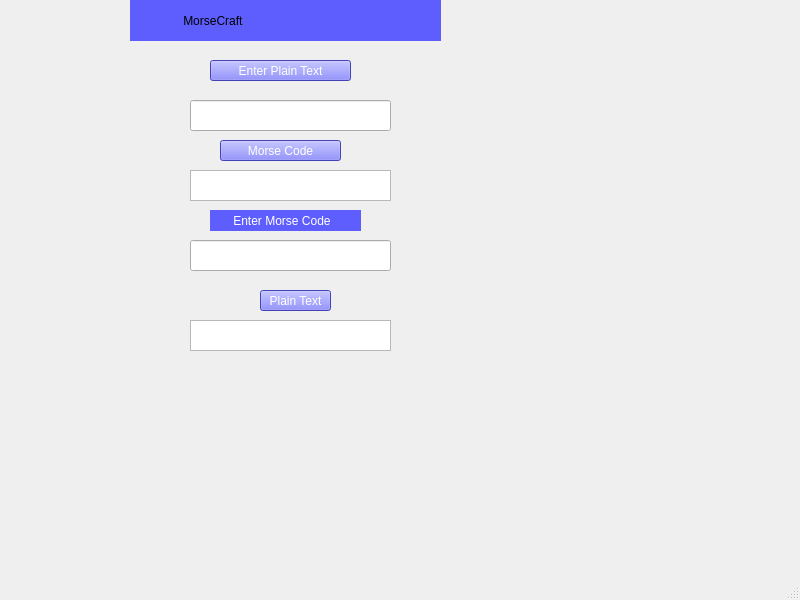
<?xml version="1.0" encoding="UTF-8"?>
<ui version="4.0">
 <class>MainWindow</class>
 <widget class="QMainWindow" name="MainWindow">
  <property name="geometry">
   <rect>
    <x>0</x>
    <y>0</y>
    <width>800</width>
    <height>600</height>
   </rect>
  </property>
  <property name="windowTitle">
   <string>MainWindow</string>
  </property>
  <property name="styleSheet">
   <string notr="true"/>
  </property>
  <widget class="QWidget" name="centralwidget">
   <widget class="QPushButton" name="pushButton">
    <property name="geometry">
     <rect>
      <x>210</x>
      <y>60</y>
      <width>141</width>
      <height>21</height>
     </rect>
    </property>
    <property name="styleSheet">
     <string notr="true">font: 700 10pt &quot;Nexa&quot;;
background-color: rgb(140, 167, 255);
background-color: rgb(112, 143, 255);
background-color: rgb(94, 94, 255);
color: rgb(255, 255, 255);</string>
    </property>
    <property name="text">
     <string>Enter Plain Text</string>
    </property>
   </widget>
   <widget class="QLabel" name="label_4">
    <property name="geometry">
     <rect>
      <x>130</x>
      <y>0</y>
      <width>311</width>
      <height>41</height>
     </rect>
    </property>
    <property name="styleSheet">
     <string notr="true">font: 700 18pt &quot;Nexa&quot;;
background-color: rgb(94, 94, 255);</string>
    </property>
    <property name="text">
     <string>                MorseCraft</string>
    </property>
   </widget>
   <widget class="QListWidget" name="listWidget">
    <property name="geometry">
     <rect>
      <x>190</x>
      <y>170</y>
      <width>201</width>
      <height>31</height>
     </rect>
    </property>
    <property name="styleSheet">
     <string notr="true">color: rgb(255, 255, 255);
color: rgb(62, 75, 255);
font: 700 italic 10pt &quot;Calibri&quot;;</string>
    </property>
   </widget>
   <widget class="QLineEdit" name="lineEdit">
    <property name="geometry">
     <rect>
      <x>190</x>
      <y>100</y>
      <width>201</width>
      <height>31</height>
     </rect>
    </property>
    <property name="styleSheet">
     <string notr="true">color: rgb(49, 59, 255);</string>
    </property>
   </widget>
   <widget class="QPushButton" name="pushButton_2">
    <property name="geometry">
     <rect>
      <x>220</x>
      <y>140</y>
      <width>121</width>
      <height>21</height>
     </rect>
    </property>
    <property name="styleSheet">
     <string notr="true">font: 700 10pt &quot;Nexa&quot;;
background-color: rgb(140, 167, 255);
background-color: rgb(112, 143, 255);
background-color: rgb(94, 94, 255);
color: rgb(255, 255, 255);</string>
    </property>
    <property name="text">
     <string>Morse Code</string>
    </property>
   </widget>
   <widget class="QLineEdit" name="lineEdit_2">
    <property name="geometry">
     <rect>
      <x>190</x>
      <y>240</y>
      <width>201</width>
      <height>31</height>
     </rect>
    </property>
    <property name="styleSheet">
     <string notr="true">color: rgb(49, 59, 255);</string>
    </property>
   </widget>
   <widget class="QPushButton" name="pushButton_3">
    <property name="geometry">
     <rect>
      <x>260</x>
      <y>290</y>
      <width>71</width>
      <height>21</height>
     </rect>
    </property>
    <property name="styleSheet">
     <string notr="true">font: 700 10pt &quot;Nexa&quot;;
background-color: rgb(140, 167, 255);
background-color: rgb(112, 143, 255);
background-color: rgb(94, 94, 255);
color: rgb(255, 255, 255);</string>
    </property>
    <property name="text">
     <string>Plain Text</string>
    </property>
   </widget>
   <widget class="QListWidget" name="listWidget_2">
    <property name="geometry">
     <rect>
      <x>190</x>
      <y>320</y>
      <width>201</width>
      <height>31</height>
     </rect>
    </property>
    <property name="styleSheet">
     <string notr="true">color: rgb(255, 255, 255);
color: rgb(25, 17, 255);
font: 700 italic 10pt &quot;Calibri&quot;;</string>
    </property>
   </widget>
   <widget class="QLabel" name="label">
    <property name="geometry">
     <rect>
      <x>210</x>
      <y>210</y>
      <width>151</width>
      <height>21</height>
     </rect>
    </property>
    <property name="styleSheet">
     <string notr="true">font: 700 10pt &quot;Nexa&quot;;

color: rgb(255, 255, 255);
background-color: rgb(94, 94, 255);</string>
    </property>
    <property name="text">
     <string>       Enter Morse Code</string>
    </property>
   </widget>
  </widget>
  <widget class="QMenuBar" name="menubar">
   <property name="geometry">
    <rect>
     <x>0</x>
     <y>0</y>
     <width>800</width>
     <height>17</height>
    </rect>
   </property>
  </widget>
  <widget class="QStatusBar" name="statusbar"/>
 </widget>
 <resources/>
 <connections/>
</ui>
